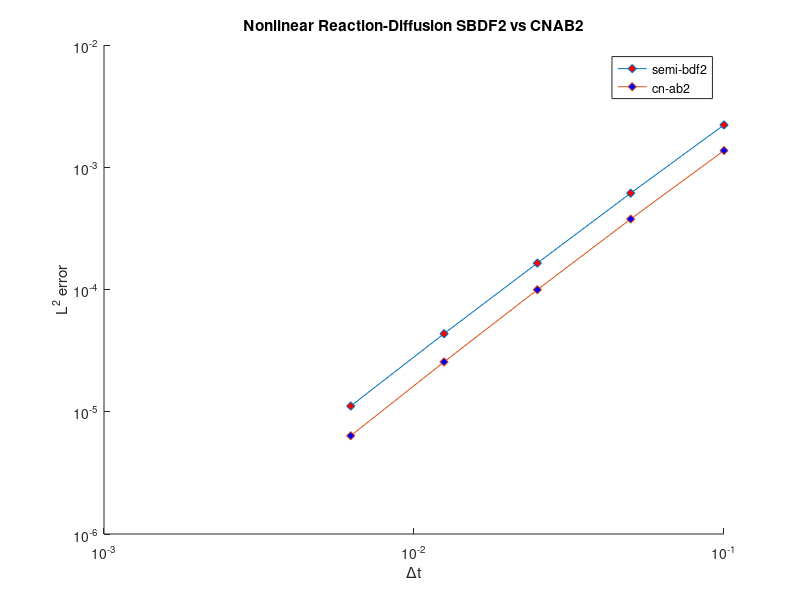

Recreate this plot in MATLAB.
clc;
close all;
clear all;

%bloth imex cnab and semibdf

% nonlinear semiBDF
dt_1_norm = 0.00221958;
dt_05_norm = 0.000614155;
dt_0250_norm = 0.000164391;
dt_0125_norm = 4.3516e-5;
dt_00625_norm = 1.1134e-5;

norms = [dt_1_norm, dt_05_norm, dt_0250_norm, dt_0125_norm, dt_00625_norm];
k = 1:length(norms);
fit1 = polyfit(k, log2(norms), 1);

times = [0.1, 0.05, 0.0250, 0.0125, 0.00625];
fig = figure;
hold on
loglog(times, norms, '-d', 'MarkerFaceColor', 'red');
xlabel('\Deltat');
ylabel('L^2 error');
title('Nonlinear Reaction-Diffusion SBDF2 vs CNAB2');

%non linear CNAB
dt_1_norm = 0.00136986;
dt_05_norm = 0.000377152;
dt_0250_norm = 9.95886e-5;
dt_0125_norm = 2.55651e-5;
dt_00625_norm = 6.36142e-6;

norms = [dt_1_norm, dt_05_norm, dt_0250_norm, dt_0125_norm, dt_00625_norm];
k = 1:length(norms);
fit2 = polyfit(k, log2(norms), 1);

times = [0.1, 0.05, 0.0250, 0.0125, 0.00625];
hold on
loglog(times, norms, '-d', 'MarkerFaceColor', 'blue');
legend('semi-bdf2', 'cn-ab2');
saveas(fig, 'figures/nonlinear_cnabVSsbdf.png');